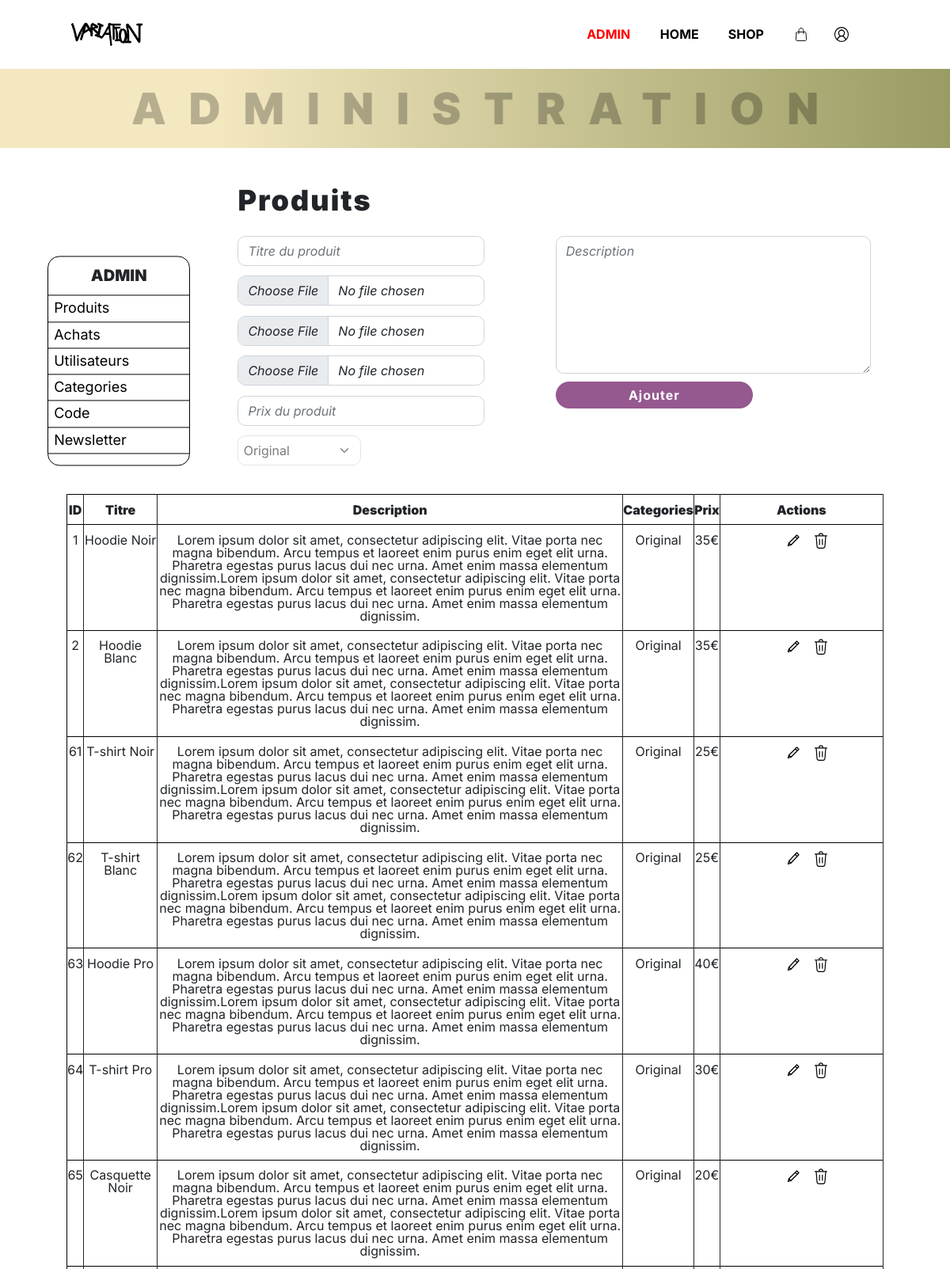
The page /index.php?p=admin.produits.index (signed in, upper part) on the database its author committed.
### tables this page shows
CREATE TABLE `produits` (
  `id` int(11) NOT NULL,
  `titre` varchar(255) NOT NULL,
  `prix` int(11) NOT NULL,
  `description` text NOT NULL,
  `category_id` varchar(255) NOT NULL,
  `img1` varchar(255) DEFAULT NULL,
  `img2` varchar(255) DEFAULT NULL,
  `img3` varchar(255) DEFAULT NULL
);

CREATE TABLE `categories` (
  `id` int(11) NOT NULL,
  `titre` varchar(255) DEFAULT NULL
);

### core/Controller/Controller.php (called while the page is built, shortened)
<?php
class Controller{
    protected $viewPath;
    protected function render($view, $variables = []){
        extract($variables);
        require($this->viewPath . str_replace('.', '/', $view) . '.php');
    }
}

### app/Controller/Admin/ProduitsController.php (called while the page is built, shortened)
<?php
class ProduitsController extends AppController{
    public function index(){
        $categories = $this->Category->extract('id', 'titre');
        $items= $this->Category->all();
        if(!empty($_POST)){
            $form = new BootstrapForm($_POST);
        }else{
            $form = new BootstrapForm();
        }
        $produits = $this->Produit->all();
        $this->render('admin.produits.index', compact('produits', 'form','categories','items'));
    }
}

### public/index.php (called while the page is built, shortened)
<?php
if(isset($_GET['p'])){
    $page = $_GET['p'];
}else{
    $page = 'acceuil.index';
}
$page = explode('.', $page);
if($page[0] == 'admin'){
    $action = $page[2];
} else{
    $controller = '\App\Controller\\' . ucfirst($page[0]) . 'Controller';
    $action = $page[1];
}
$controller = new $controller();
$controller->$action();

### core/Autoloader.php (called while the page is built, shortened)
<?php
class Autoloader{
    static function autoload($class){
        if (strpos($class, __NAMESPACE__ . '\\') === 0){
            $class = str_replace(__NAMESPACE__ . '\\', '', $class);
            $class = str_replace('\\', '/', $class);
        }
    }
}

### core/Table/Table.php (called while the page is built, shortened)
<?php
class Table
{
    protected $table;
    protected $db;
    public function __construct(Database $db)
    {
        $this->db = $db;
    }
    public function all(){
        return $this->query('SELECT * FROM ' . $this->table);
    }
    public function extract($key, $value){
        $records = $this->all();
        $return = [];
        foreach($records as $v){
            $return[$v->$key] = $v->$value;
        }
        return $return;
    }
    public function query($statement, $attributes = null, $one = false){
        if($attributes){
            return $this->db->prepare(
                $statement,
                $attributes,
                str_replace('Table', 'Entity', get_class($this)),
                $one
            );
        } else {
            return $this->db->query(
                $statement,
                str_replace('Table', 'Entity', get_class($this)),
                $one
            );
        }
    }
}

### core/Database/MysqlDatabase.php (called while the page is built, shortened)
<?php
class MysqlDatabase extends Database{
    private $db_name;
    private $db_user;
    private $db_pass;
    private $db_host;
    private $pdo;
    public function __construct($db_name, $db_user = 'root', $db_pass = 'root', $db_host = 'localhost'){
        $this->db_name = $db_name;
        $this->db_user = $db_user;
        $this->db_pass = $db_pass;
        $this->db_host = $db_host;
    }
    private function getPDO(){
        if($this->pdo === null){
            $pdo = new PDO('mysql:dbname=' . $this->db_name . ';host=' . $this->db_host, $this->db_user, $this->db_pass);
            $pdo->setAttribute(PDO::ATTR_ERRMODE, PDO::ERRMODE_EXCEPTION);
            $this->pdo = $pdo;
        }
        return $this->pdo;
    }
    public function query($statement, $class_name = null, $one = false){
        $req = $this->getPDO()->query($statement);
        if($class_name === null){
            $req->setFetchMode(PDO::FETCH_OBJ);
        } else {
            $req->setFetchMode(PDO::FETCH_CLASS, $class_name);
        }
        if($one) {
            $datas = $req->fetch();
        } else {
            $datas = $req->fetchAll();
        }
        return $datas;
    }
}

### app/Autoloader.php (called while the page is built, shortened)
<?php
class Autoloader{
    static function autoload($class){
        if (strpos($class, __NAMESPACE__ . '\\') === 0){
            $class = str_replace(__NAMESPACE__ . '\\', '', $class);
            $class = str_replace('\\', '/', $class);
        }
    }
}

### core/HTML/Form.php (called while the page is built, shortened)
<?php
class Form{
    private $data;
    public function __construct($data = array()){
        $this->data = $data;
    }
    protected function getValue($index){
        return isset($this->data[$index]) ? $this->data[$index] : null;
    }
}

### app/Views/admin/produits/index.php (the view, shortened to what this page needs)
<section>
        <div class='bandeauAdmin'>
        </div>
</section>
<section class='topAdmin'>
    <div class='adminNav'>
        <h2><strong>ADMIN</strong></h2>
        <ul>
            <li class='adminLi'><a href="?p=admin.produits.index">Produits</a></li>
            <li class='adminLi'><a href="?p=commande.adminIndex">Achats</a></li>
            <li class='adminLi'><a href="?p=admin.users.index">Utilisateurs</a></li>
            <li class='adminLi'><a href="?p=admin.categories.index">Categories</a></li>
            <li class='adminLi'><a href="?p=admin.code.index">Code</a></li>
            <li class='adminLi'><a href="http://127.0.0.1:5000/">Newsletter</a></li>
            <li><a href=""></a></li>
        </ul>
    </div>
    <div class='formAdmin'>
    <h1><strong>Produits</strong></h1>
    <form method="post" action='
    <?php
    if(isset($_GET['id']) && !empty($_GET['id'])){
        echo ' ?p=admin.produits.edit&id='.$_GET['id'].'';
    }else {
        echo '?p=admin.produits.add';
    }?>' enctype="multipart/form-data">
    <div class='adminFormLeft'>
        <?= $form->input('titre', 'Titre du produit'); ?>
        <?= $form->input('img1', 'image du produit', ['type' => 'file']); ?>
        <?= $form->input('img2', 'image du produit', ['type' => 'file']); ?>
        <?= $form->input('img3', 'image du produit', ['type' => 'file']); ?>
        <?= $form->input('prix', 'Prix du produit', ['type' => 'number']); ?>
        <?= $form->select('category_id', 'Catégorie', $categories); ?>
    </div>
    <div class='adminFormRight'>
        <?= $form->input('description', 'Description', ['type' => 'textarea']); ?>
        <button class="btn btn-primary"><?php
    if(isset($_GET['id']) && !empty($_GET['id'])){
        echo ' Modifier';
    }else {
        echo 'Ajouter';
    }?></button>
    </div>
    </form>
    </div>
</section>
<table>
    <thead>
    <tr>
        <td><strong>ID</strong></td>
        <td><strong>Titre</strong></td>
        <td><strong>Description</strong></td>
        <td><strong>Categories</strong></td>
        <td><strong>Prix</strong></td>
        <td><strong>Actions</strong></td>
    </tr>
    </thead>
    <tbody>
        <?php foreach($produits as $produit):
            ?>
        <tr>
            <td><?= $produit->id; ?></td>
            <td><?= $produit->titre; ?></td>
            <td><?= $produit->description; ?></td>
            <td><?php
            foreach ($items as $categorie){
                if($categorie->id == $produit->category_id){
                    echo $categorie->titre;
                }
            }?></td>
            <td><?= $produit->prix; ?>€</td>
            <td width = '20%'>
                <a class="btn-edit" href="?p=admin.produits.edit&id=<?= $produit->id; ?>"><img  src="asset/icon/edit.svg" alt=""></a>
                <a class="btn-edit" href="?p=admin.produits.delete&id=<?= $produit->id; ?>"><img  src="asset/icon/delete.svg" alt=""></a>
            </td>
        </tr>
        <?php endforeach; ?>
    </tbody>
</table>

### public/css/main.css (style rules this page uses)
html, body, div, span, applet, object, iframe, h1, h2, h3, h4, h5, h6, p, blockquote, pre, a, abbr, acronym, address, big, cite, code, del, dfn, em, img, ins, kbd, q, s, samp, small, strike, strong, sub, sup, tt, var, b, u, i, center, dl, dt, dd, ol, ul, li, fieldset, form, label, legend, table, caption, tbody, tfoot, thead, tr, th, td, article, aside, canvas, details, embed, figure, figcaption, footer, header, hgroup, menu, nav, output, ruby, section, summary, time, mark, audio, video { margin: 0; padding: 0; border: 0; font-size: 100%; font: inherit; vertical-align: baseline; box-sizing: border-box; }
article, aside, details, figcaption, figure, footer, header, hgroup, menu, nav, section { display: block; }
body { line-height: 1; }
ol, ul { list-style: none; }
table { border-collapse: collapse; border-spacing: 0; }
img, video { width: 100%; vertical-align: middle; }
.btn-primary { width: 40%; background-color: #95588f; border: none; padding: 2%; border-radius: 20px; color: white; letter-spacing: 1px; font-weight: bold; }
a { color: black; text-decoration: none; }
body { font-family: "Inter"; font-size: 16px; }
strong { font-weight: 900; }
h1 { font-size: 32px; margin-bottom: 3%; letter-spacing: 2px; }
table { border: solid 1px black; margin-top: 3%; border-radius: 15px; margin-left: 7%; margin-right: 7%; width: 86%; display: table; margin-bottom: 8%; }
table tr { padding: 4%; }
table tr td { padding-top: 1%; padding-bottom: 1%; border-right: solid 1px; text-align: center; border-top: solid 1px black; }
table .btn-edit { margin-left: 7%; }
table .btn-edit img { width: 8%; }
.bandeauAdmin { height: 100px; width: 100%; background-image: url("../asset/img/administration.png"), linear-gradient(90deg, rgb(244, 232, 193) 22%, rgb(154, 156, 99) 100%); background-size: contain; background-repeat: no-repeat; background-position: center; }
.topAdmin { display: flex; flex-direction: row; margin-top: 4%; }
.topAdmin .adminNav { margin-left: 5%; display: flex; flex-direction: column; border: solid 1px black; border-radius: 15px; width: 20%; text-align: center; height: -webkit-fit-content; height: -moz-fit-content; height: fit-content; position: -webkit-sticky; position: sticky; top: 10%; }
.topAdmin .adminNav h2 { font-size: 20px; padding: 8% 8%; }
.topAdmin .adminNav ul li { font-size: 18px; border-top: solid 1px black; text-align: start; padding: 4% 4%; }
.topAdmin .adminNav ul li a { width: 20%; color: black; }
.topAdmin .formAdmin { margin-left: 5%; width: 100%; }
.topAdmin .formAdmin h1 { font-size: 36px; }
.topAdmin .formAdmin form { display: flex; flex-direction: row; gap: 10%; }
.topAdmin .formAdmin form .adminFormRight { width: 80%; }
.topAdmin .formAdmin form button { padding: 1%; width: 10%; }
.topAdmin .formAdmin div { width: 50%; }
.topAdmin .formAdmin div button { width: 50%; }

### rows shown on the page
produits: id "1", titre "Hoodie Noir", description "Lorem ipsum dolor sit amet, consectetur adipiscing elit. Vitae porta nec magna bibendum. Arcu tempus et laoreet enim purus enim eget elit urna. Pharetra egestas purus lacus dui nec urna. Amet enim massa elementum dignissim.Lorem ipsum dolor sit amet, consectetur adipiscing elit. Vitae porta nec magna bibendum. Arcu tempus et laoreet enim purus enim eget elit urna. Pharetra egestas purus lacus dui nec urna. Amet enim massa elementum dignissim.", prix "35"
categories: titre "Original"
produits: id "2", titre "Hoodie Blanc", description "Lorem ipsum dolor sit amet, consectetur adipiscing elit. Vitae porta nec magna bibendum. Arcu tempus et laoreet enim purus enim eget elit urna. Pharetra egestas purus lacus dui nec urna. Amet enim massa elementum dignissim.Lorem ipsum dolor sit amet, consectetur adipiscing elit. Vitae porta nec magna bibendum. Arcu tempus et laoreet enim purus enim eget elit urna. Pharetra egestas purus lacus dui nec urna. Amet enim massa elementum dignissim.", prix "35"
produits: id "61", titre "T-shirt Noir", description "Lorem ipsum dolor sit amet, consectetur adipiscing elit. Vitae porta nec magna bibendum. Arcu tempus et laoreet enim purus enim eget elit urna. Pharetra egestas purus lacus dui nec urna. Amet enim massa elementum dignissim.Lorem ipsum dolor sit amet, consectetur adipiscing elit. Vitae porta nec magna bibendum. Arcu tempus et laoreet enim purus enim eget elit urna. Pharetra egestas purus lacus dui nec urna. Amet enim massa elementum dignissim.", prix "25"
produits: id "62", titre "T-shirt Blanc", description "Lorem ipsum dolor sit amet, consectetur adipiscing elit. Vitae porta nec magna bibendum. Arcu tempus et laoreet enim purus enim eget elit urna. Pharetra egestas purus lacus dui nec urna. Amet enim massa elementum dignissim.Lorem ipsum dolor sit amet, consectetur adipiscing elit. Vitae porta nec magna bibendum. Arcu tempus et laoreet enim purus enim eget elit urna. Pharetra egestas purus lacus dui nec urna. Amet enim massa elementum dignissim.", prix "25"
produits: id "63", titre "Hoodie Pro", description "Lorem ipsum dolor sit amet, consectetur adipiscing elit. Vitae porta nec magna bibendum. Arcu tempus et laoreet enim purus enim eget elit urna. Pharetra egestas purus lacus dui nec urna. Amet enim massa elementum dignissim.Lorem ipsum dolor sit amet, consectetur adipiscing elit. Vitae porta nec magna bibendum. Arcu tempus et laoreet enim purus enim eget elit urna. Pharetra egestas purus lacus dui nec urna. Amet enim massa elementum dignissim.", prix "40"
produits: id "64", titre "T-shirt Pro", description "Lorem ipsum dolor sit amet, consectetur adipiscing elit. Vitae porta nec magna bibendum. Arcu tempus et laoreet enim purus enim eget elit urna. Pharetra egestas purus lacus dui nec urna. Amet enim massa elementum dignissim.Lorem ipsum dolor sit amet, consectetur adipiscing elit. Vitae porta nec magna bibendum. Arcu tempus et laoreet enim purus enim eget elit urna. Pharetra egestas purus lacus dui nec urna. Amet enim massa elementum dignissim.", prix "30"
produits: id "65", titre "Casquette Noir", description "Lorem ipsum dolor sit amet, consectetur adipiscing elit. Vitae porta nec magna bibendum. Arcu tempus et laoreet enim purus enim eget elit urna. Pharetra egestas purus lacus dui nec urna. Amet enim massa elementum dignissim.Lorem ipsum dolor sit amet, consectetur adipiscing elit. Vitae porta nec magna bibendum. Arcu tempus et laoreet enim purus enim eget elit urna. Pharetra egestas purus lacus dui nec urna. Amet enim massa elementum dignissim.", prix "20"

### other values the page prints
form field category_id "Original"
